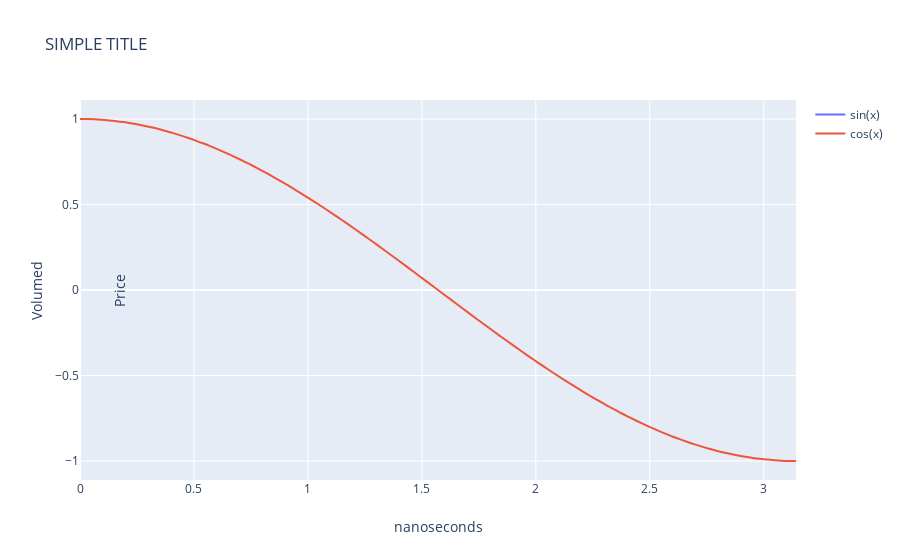

Write notebook code for a chart like this one.
### Code cell
layout = go.Layout(
    title='SIMPLE TITLE',
    xaxis=dict(title='nanoseconds', anchor='y2'),
    yaxis=dict(title='Price', anchor='free', position=0.0, side='right'),
    yaxis2=dict(title='Volumed', anchor='x')
)

trace1 = go.Scatter(
    x = x,
    y = np.sin(x),
    mode='lines',
    name='sin(x)',
    line=dict(
        shape='spline'
    ),
    xaxis="x", 
    yaxis="y"
)

trace2 = go.Scatter(
    x = x,
    y = np.cos(x),
    mode='lines',
    name='cos(x)',
    line=dict(
        shape='spline'
    ),
    xaxis="x", 
    yaxis="y2"
)

fig = go.Figure(data=[trace1, trace2], layout=layout)

py.offline.iplot(fig)
